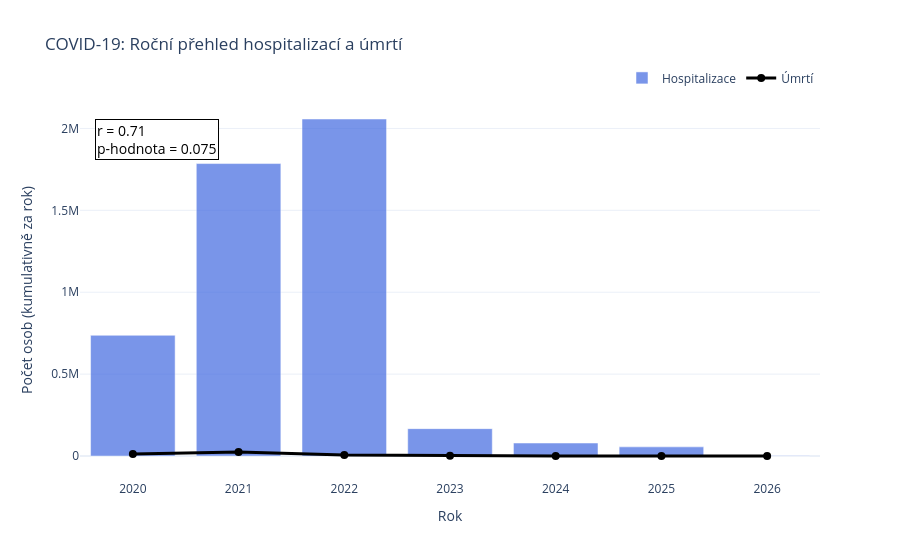
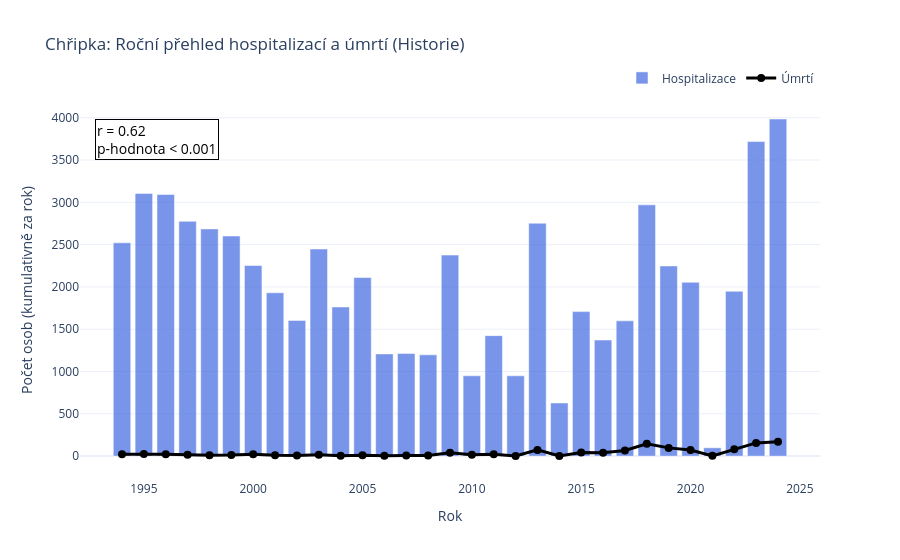

Here is the notebook cell these charts were saved with, in order:
### Markdown cell above
V této části dochází k transformaci denních záznamů na roční sumáře, což umožňuje srovnat dlouhodobý vývoj u sezónní chřipky s dynamickým průběhem pandemie COVID-19. Cílem je identifikovat vztah mezi počtem hospitalizací (či celkovým počtem nakažených) a počtem úmrtí v rámci jednotlivých let.

**Klíčové operace provedené v tomto bloku:**

    Časová agregace: U dat COVID-19 je proveden převod datového typu a následné seskupení (groupby) podle kalendářních roků. U chřipky je provedena sumační agregace z krajských dat na celorepublikovou úroveň.

    Výpočet Pearsonova korelačního koeficientu (r): Uvnitř funkce create_combined_chart dochází k automatickému výpočtu lineární závislosti mezi zátěží systému (hospitalizace/nakažení) a mortalitou. Výsledné r a p-hodnota jsou přímo vloženy do grafů jako textové anotace, což poskytuje okamžitý důkaz o síle vztahu mezi těmito proměnnými.

    Pokročilá vizualizace (Kombinované grafy): Pomocí knihovny plotly je definována šablona grafu, která kombinuje sloupcový graf (bar chart) pro zobrazení objemu nemocných/hospitalizovaných a spojnicový graf (line chart) pro zobrazení úmrtí. Tento "duální" přístup umožňuje snadno sledovat, zda křivka úmrtí kopíruje objem hospitalizací, nebo zda dochází k odchylkám (např. vlivem vakcinace či mutací viru).

Výstupem jsou dva interaktivní grafy, které tvoří základ pro kapitoly o roční dynamice onemocnění. Anotace s korelací přímo v grafech zvyšuje metodickou úroveň práce, neboť vizuální trend ihned doplňuje o exaktní statistický údaj.

### Code cell
# PŘÍPRAVA DAT

# COVID-19: Převod data na rok
df_covid_umrti_hosp_cr['Datum'] = pd.to_datetime(df_covid_umrti_hosp_cr['Datum'])

df_covid_rocni = df_covid_umrti_hosp_cr.assign(rok=df_covid_umrti_hosp_cr['Datum'].dt.year).groupby('rok').agg({
    'Celkový počet nakažených': 'sum',
    'Počet zemřelých': 'sum'
}).reset_index()

# Chřipka: Suma ČR
df_chripka_rocni = df_chripka_umrti_hosp_kraje.groupby('rok').agg({
    'pocet_hosp': 'sum',
    'umrti': 'sum'
}).reset_index()


colors = {'hosp': 'royalblue', 'umrti': 'black'}

def create_combined_chart(df, title, hosp_col, umrti_col):
    fig = go.Figure()
    
    fig.add_trace(go.Bar(
        x=df['rok'],
        y=df[hosp_col],
        name='Hospitalizace',
        marker_color=colors['hosp'],
        opacity=0.7
    ))
    
    fig.add_trace(go.Scatter(
        x=df['rok'],
        y=df[umrti_col],
        name='Úmrtí',
        mode='lines+markers', 
        line=dict(color=colors['umrti'], width=3),
        marker=dict(size=8)
    ))
    
    fig.update_layout(
        title=title,
        xaxis_title='Rok',
        yaxis_title='Počet osob (kumulativně za rok)',
        barmode='group',
        template='plotly_white',
        legend=dict(orientation="h", yanchor="bottom", y=1.02, xanchor="right", x=1),
        hovermode="x unified"
    )
    return fig

def create_combined_chart(df, title, hosp_col, umrti_col):
    clean_df = df[[hosp_col, umrti_col]].dropna()
    r_val, p_val = stats.pearsonr(clean_df[hosp_col], clean_df[umrti_col])
    
    fig = go.Figure()
    
    fig.add_trace(go.Bar(
        x=df['rok'],
        y=df[hosp_col],
        name='Hospitalizace',
        marker_color=colors['hosp'],
        opacity=0.7
    ))
    
    fig.add_trace(go.Scatter(
        x=df['rok'],
        y=df[umrti_col],
        name='Úmrtí',
        mode='lines+markers', 
        line=dict(color=colors['umrti'], width=3),
        marker=dict(size=8)
    ))
    
    fig.add_annotation(
        xref="paper", yref="paper",
        x=0.02, y=0.95,
        text=f"r = {r_val:.2f}<br>p-hodnota {'< 0.001' if p_val < 0.001 else f'= {p_val:.3f}'}",
        showarrow=False,
        font=dict(size=14, color="black"),
        bgcolor="white",
        bordercolor="black",
        borderwidth=1,
        align="left"
    )
    
    fig.update_layout(
        title=title,
        xaxis_title='Rok',
        yaxis_title='Počet osob (kumulativně za rok)',
        template='plotly_white',
        legend=dict(orientation="h", yanchor="bottom", y=1.02, xanchor="right", x=1),
        hovermode="x unified"
    )
    return fig

fig_covid = create_combined_chart(df_covid_rocni, 'COVID-19: Roční přehled hospitalizací a úmrtí', 'Celkový počet nakažených', 'Počet zemřelých')
fig_covid.show()

fig_chripka = create_combined_chart(df_chripka_rocni, 'Chřipka: Roční přehled hospitalizací a úmrtí (Historie)', 'pocet_hosp', 'umrti')
fig_chripka.show()

### Figure 1 — Plotly figure (JSON) as saved in the notebook; plotly's stock layout.template omitted (floating-point values rounded to 4 significant figures)
{"data": [{"marker": {"color": "royalblue"}, "name": "Hospitalizace", "opacity": 0.7, "type": "bar", "x": [2020.0, 2021.0, 2022.0, 2023.0, 2024.0, 2025.0, 2026.0], "y": [736900.0, 1786000.0, 2058000.0, 167100.0, 79230.0, 55830.0, 997.0]}, {"line": {"color": "black", "width": 3}, "marker": {"size": 8}, "mode": "lines+markers", "name": "Úmrtí", "type": "scatter", "x": [2020.0, 2021.0, 2022.0, 2023.0, 2024.0, 2025.0, 2026.0], "y": [12020.0, 24370.0, 5780.0, 1211.0, 446.0, 180.0, 9.0]}], "layout": {"annotations": [{"align": "left", "bgcolor": "white", "bordercolor": "black", "borderwidth": 1, "font": {"color": "black", "size": 14}, "showarrow": false, "text": "r = 0.71<br>p-hodnota = 0.075", "x": 0.02, "xref": "paper", "y": 0.95, "yref": "paper"}], "hovermode": "x unified", "legend": {"orientation": "h", "x": 1, "xanchor": "right", "y": 1.02, "yanchor": "bottom"}, "title": {"text": "COVID-19: Roční přehled hospitalizací a úmrtí"}, "xaxis": {"title": {"text": "Rok"}}, "yaxis": {"title": {"text": "Počet osob (kumulativně za rok)"}}}}

### Figure 2 — Plotly figure (JSON) as saved in the notebook; plotly's stock layout.template omitted (floating-point values rounded to 4 significant figures)
{"data": [{"marker": {"color": "royalblue"}, "name": "Hospitalizace", "opacity": 0.7, "type": "bar", "x": [1994, 1995, 1996, 1997, 1998, 1999, 2000, 2001, 2002, 2003, 2004, 2005, 2006, 2007, 2008, 2009, 2010, 2011, 2012, 2013, 2014, 2015, 2016, 2017, 2018, 2019, 2020, 2021, 2022, 2023, 2024], "y": [2521, 3105, 3093, 2775, 2686, 2602, 2253, 1931, 1604, 2448, 1763, 2111, 1208, 1213, 1197, 2376, 949, 1424, 949, 2753, 628, 1708, 1372, 1599, 2970, 2248, 2055, 98, 1948, 3718, 3985]}, {"line": {"color": "black", "width": 3}, "marker": {"size": 8}, "mode": "lines+markers", "name": "Úmrtí", "type": "scatter", "x": [1994, 1995, 1996, 1997, 1998, 1999, 2000, 2001, 2002, 2003, 2004, 2005, 2006, 2007, 2008, 2009, 2010, 2011, 2012, 2013, 2014, 2015, 2016, 2017, 2018, 2019, 2020, 2021, 2022, 2023, 2024], "y": [22, 25, 22, 17, 9, 13, 23, 9, 6, 17, 4, 11, 3, 6, 6, 40, 16, 23, 1, 73, 2, 43, 39, 67, 146, 97, 72, 3, 81, 156, 170]}], "layout": {"annotations": [{"align": "left", "bgcolor": "white", "bordercolor": "black", "borderwidth": 1, "font": {"color": "black", "size": 14}, "showarrow": false, "text": "r = 0.62<br>p-hodnota < 0.001", "x": 0.02, "xref": "paper", "y": 0.95, "yref": "paper"}], "hovermode": "x unified", "legend": {"orientation": "h", "x": 1, "xanchor": "right", "y": 1.02, "yanchor": "bottom"}, "title": {"text": "Chřipka: Roční přehled hospitalizací a úmrtí (Historie)"}, "xaxis": {"title": {"text": "Rok"}}, "yaxis": {"title": {"text": "Počet osob (kumulativně za rok)"}}}}
